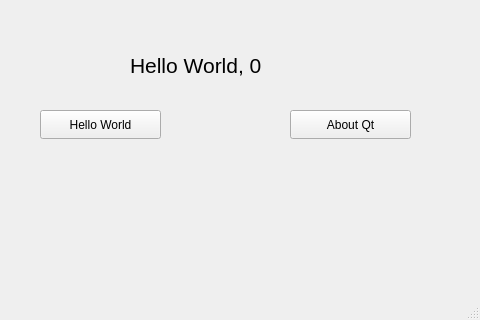
<?xml version="1.0" encoding="UTF-8"?>
<ui version="4.0">
 <class>MainWindow</class>
 <widget class="QMainWindow" name="MainWindow">
  <property name="geometry">
   <rect>
    <x>0</x>
    <y>0</y>
    <width>480</width>
    <height>320</height>
   </rect>
  </property>
  <property name="windowTitle">
   <string>MainWindow</string>
  </property>
  <widget class="QWidget" name="centralwidget">
   <widget class="QPushButton" name="aboutBtn">
    <property name="geometry">
     <rect>
      <x>290</x>
      <y>110</y>
      <width>121</width>
      <height>29</height>
     </rect>
    </property>
    <property name="text">
     <string>About Qt</string>
    </property>
   </widget>
   <widget class="QPushButton" name="helloBtn">
    <property name="geometry">
     <rect>
      <x>40</x>
      <y>110</y>
      <width>121</width>
      <height>29</height>
     </rect>
    </property>
    <property name="text">
     <string>Hello World</string>
    </property>
   </widget>
   <widget class="QLabel" name="helloLabel">
    <property name="geometry">
     <rect>
      <x>130</x>
      <y>40</y>
      <width>231</width>
      <height>51</height>
     </rect>
    </property>
    <property name="font">
     <font>
      <pointsize>16</pointsize>
     </font>
    </property>
    <property name="text">
     <string>Hello World, 0</string>
    </property>
   </widget>
  </widget>
  <widget class="QMenuBar" name="menubar">
   <property name="geometry">
    <rect>
     <x>0</x>
     <y>0</y>
     <width>480</width>
     <height>26</height>
    </rect>
   </property>
  </widget>
  <widget class="QStatusBar" name="statusbar"/>
 </widget>
 <resources/>
 <connections/>
</ui>
